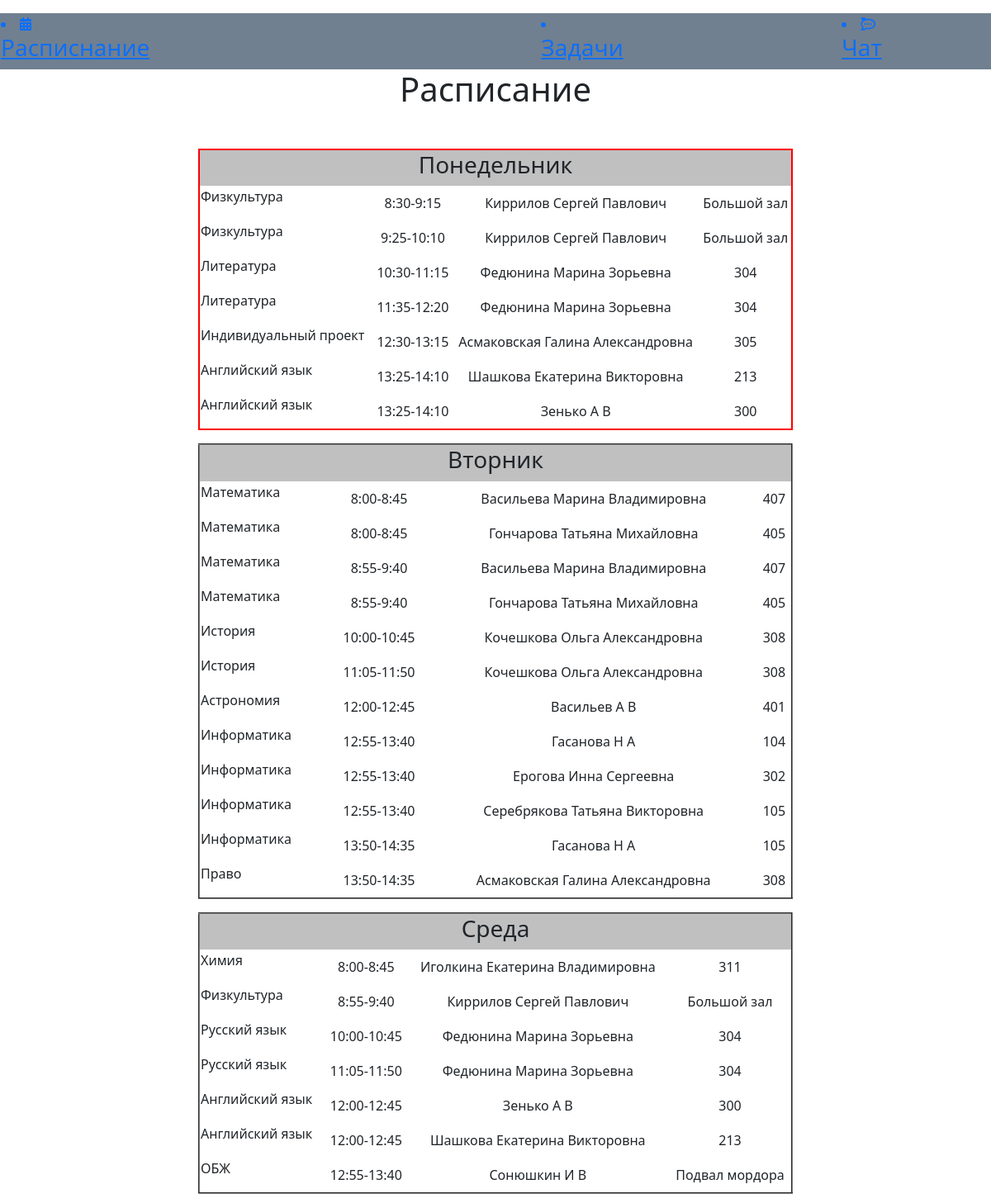
The page / (upper part) on the database its author committed.
### timetable/models.py (models this page shows, shortened)
class Timetable(models.Model):
    id = models.AutoField(primary_key=True)
    day_of_week = models.CharField(max_length=100, help_text="День недели")
    lesson_id = models.ForeignKey(Lessons, on_delete=models.CASCADE, help_text="id урока")
    start = models.TimeField(help_text="Начало урока")
    end = models.TimeField(help_text="Конец урока")
    class Meta:
        verbose_name = "Timetable"
        ordering = ["day_of_week", "start", "end"]

class Lessons(models.Model):
    id = models.AutoField(primary_key=True)
    title = models.CharField(max_length=100, help_text="Название предмета")
    room = models.TextField(max_length=100, help_text="Номер аудитории")
    teacher = models.ForeignKey(Teachers, on_delete=models.CASCADE, help_text="ФИО преподавателя")
    class Meta:
        verbose_name = "Lesson"
        ordering = ["title"]

class Teachers(models.Model):
    id = models.AutoField(primary_key=True)
    familiya = models.CharField(max_length=50, help_text="Фамилия")
    imya = models.CharField(max_length=50, help_text="Имя")
    otchestvo = models.CharField(max_length=50, help_text="Отчество")
    class Meta:
        verbose_name = "Teacher"
        ordering = ["familiya", "imya", "otchestvo"]

### timetable/views.py (the view)
# urls.py: path('', timetableviews.index, name="home"), # TODO: Перенести в профильный URLs приложения
def index(request):
    lessons = Timetable.objects.all()
    return render(request, 'timetable.html', {'lessons': lessons})

### templates/timetable.html (shortened to what this page needs)
{% extends 'layout.html' %}
{% block content %}
    <h1 align="center">Расписание</h1> <br>
    <table  class="Timetable_Monday" border="2" bordercolor="red" width=60% align="center">
        <tr bgcolor="#C0C0C0">
            <td colspan="4" align="center">
                <h3>Понедельник</h3>
            </td>
        </tr>
        <tr>
            {% for urok in lessons %}
            {% if urok.day_of_week == "1" %}
            <tr><td><p>{{ urok.lesson_id.title }}</td>
                <td align="center">{{ urok.start }}-{{ urok.end }}</td> <td align="center"> {{ urok.lesson_id.teacher.familiya }} {{ urok.lesson_id.teacher.imya }} {{ urok.lesson_id.teacher.otchestvo }}</td>
                    <td align="center">{{ urok.lesson_id.room }}</td>
            </p></tr>
            {% endif %}</tr>
            {% endfor %}
    </table>
    <table class="Timetable_Monday" border="2" width=60% align="center">
        <tr bgcolor="#C0C0C0">
            <td colspan="4" align="center">
                <h3>Вторник</h3>
            </td>
        </tr>
        <tr>
            {% for urok in lessons %}
            {% if urok.day_of_week == "2" %}
            <tr><td><p>{{ urok.lesson_id.title }}</td>
                <td align="center">{{ urok.start }}-{{ urok.end }}</td> <td align="center"> {{ urok.lesson_id.teacher.familiya }} {{ urok.lesson_id.teacher.imya }} {{ urok.lesson_id.teacher.otchestvo }}</td>
                    <td align="center">{{ urok.lesson_id.room }}</td>
            </p></tr>
            {% endif %}</tr>
            {% endfor %}
    </table>
    <table class="Timetable_Monday" border="2" width=60% align="center">
        <tr bgcolor="#C0C0C0">
            <td colspan="4" align="center">
                <h3>Среда</h3>
            </td>
        </tr>
        <tr>
            {% for urok in lessons %}
            {% if urok.day_of_week == "3" %}
            <tr><td><p>{{ urok.lesson_id.title }}</td>
                <td align="center">{{ urok.start }}-{{ urok.end }}</td> <td align="center"> {{ urok.lesson_id.teacher.familiya }} {{ urok.lesson_id.teacher.imya }} {{ urok.lesson_id.teacher.otchestvo }}</td>
                    <td align="center">{{ urok.lesson_id.room }}</td>
            </p></tr>
            {% endif %}</tr>
            {% endfor %}
    </table>
{% endblock %}

### rows shown on the page
Timetable: lesson_id "Физкультура", start "8:30", end "9:15", lesson_id.teacher.familiya "Киррилов", lesson_id.teacher.imya "Сергей", lesson_id.teacher.otchestvo "Павлович", lesson_id.room "Большой зал"
Timetable: lesson_id "Физкультура", start "9:25", end "10:10", lesson_id.teacher.familiya "Киррилов", lesson_id.teacher.imya "Сергей", lesson_id.teacher.otchestvo "Павлович", lesson_id.room "Большой зал"
Timetable: lesson_id "Литература", start "10:30", end "11:15", lesson_id.teacher.familiya "Федюнина", lesson_id.teacher.imya "Марина", lesson_id.teacher.otchestvo "Зорьевна", lesson_id.room "304"
Timetable: lesson_id "Литература", start "11:35", end "12:20", lesson_id.teacher.familiya "Федюнина", lesson_id.teacher.imya "Марина", lesson_id.teacher.otchestvo "Зорьевна", lesson_id.room "304"
Timetable: lesson_id "Индивидуальный проект", start "12:30", end "13:15", lesson_id.teacher.familiya "Асмаковская", lesson_id.teacher.imya "Галина", lesson_id.teacher.otchestvo "Александровна", lesson_id.room "305"
Timetable: lesson_id "Английский язык", start "13:25", end "14:10", lesson_id.teacher.familiya "Шашкова", lesson_id.teacher.imya "Екатерина", lesson_id.teacher.otchestvo "Викторовна", lesson_id.room "213"
Timetable: lesson_id "Английский язык", start "13:25", end "14:10", lesson_id.teacher.familiya "Зенько", lesson_id.teacher.imya "А", lesson_id.teacher.otchestvo "В", lesson_id.room "300"
Timetable: lesson_id "Математика", start "8:00", end "8:45", lesson_id.teacher.familiya "Васильева", lesson_id.teacher.imya "Марина", lesson_id.teacher.otchestvo "Владимировна", lesson_id.room "407"
Timetable: lesson_id "Математика", start "8:00", end "8:45", lesson_id.teacher.familiya "Гончарова", lesson_id.teacher.imya "Татьяна", lesson_id.teacher.otchestvo "Михайловна", lesson_id.room "405"
Timetable: lesson_id "Математика", start "8:55", end "9:40", lesson_id.teacher.familiya "Васильева", lesson_id.teacher.imya "Марина", lesson_id.teacher.otchestvo "Владимировна", lesson_id.room "407"
Timetable: lesson_id "Математика", start "8:55", end "9:40", lesson_id.teacher.familiya "Гончарова", lesson_id.teacher.imya "Татьяна", lesson_id.teacher.otchestvo "Михайловна", lesson_id.room "405"
Timetable: lesson_id "История", start "10:00", end "10:45", lesson_id.teacher.familiya "Кочешкова", lesson_id.teacher.imya "Ольга", lesson_id.teacher.otchestvo "Александровна", lesson_id.room "308"
Timetable: lesson_id "История", start "11:05", end "11:50", lesson_id.teacher.familiya "Кочешкова", lesson_id.teacher.imya "Ольга", lesson_id.teacher.otchestvo "Александровна", lesson_id.room "308"
Timetable: lesson_id "Астрономия", start "12:00", end "12:45", lesson_id.teacher.familiya "Васильев", lesson_id.teacher.imya "А", lesson_id.teacher.otchestvo "В", lesson_id.room "401"
Timetable: lesson_id "Информатика", start "12:55", end "13:40", lesson_id.teacher.familiya "Гасанова", lesson_id.teacher.imya "Н", lesson_id.teacher.otchestvo "А", lesson_id.room "104"
Timetable: lesson_id "Информатика", start "12:55", end "13:40", lesson_id.teacher.familiya "Ерогова", lesson_id.teacher.imya "Инна", lesson_id.teacher.otchestvo "Сергеевна", lesson_id.room "302"
Timetable: lesson_id "Информатика", start "12:55", end "13:40", lesson_id.teacher.familiya "Серебрякова", lesson_id.teacher.imya "Татьяна", lesson_id.teacher.otchestvo "Викторовна", lesson_id.room "105"
Timetable: lesson_id "Информатика", start "13:50", end "14:35", lesson_id.teacher.familiya "Гасанова", lesson_id.teacher.imya "Н", lesson_id.teacher.otchestvo "А", lesson_id.room "105"
Timetable: lesson_id "Право", start "13:50", end "14:35", lesson_id.teacher.familiya "Асмаковская", lesson_id.teacher.imya "Галина", lesson_id.teacher.otchestvo "Александровна", lesson_id.room "308"
Timetable: lesson_id "Химия", start "8:00", end "8:45", lesson_id.teacher.familiya "Иголкина", lesson_id.teacher.imya "Екатерина", lesson_id.teacher.otchestvo "Владимировна", lesson_id.room "311"
Timetable: lesson_id "Физкультура", start "8:55", end "9:40", lesson_id.teacher.familiya "Киррилов", lesson_id.teacher.imya "Сергей", lesson_id.teacher.otchestvo "Павлович", lesson_id.room "Большой зал"
Timetable: lesson_id "Русский язык", start "10:00", end "10:45", lesson_id.teacher.familiya "Федюнина", lesson_id.teacher.imya "Марина", lesson_id.teacher.otchestvo "Зорьевна", lesson_id.room "304"
Timetable: lesson_id "Русский язык", start "11:05", end "11:50", lesson_id.teacher.familiya "Федюнина", lesson_id.teacher.imya "Марина", lesson_id.teacher.otchestvo "Зорьевна", lesson_id.room "304"
Timetable: lesson_id "Английский язык", start "12:00", end "12:45", lesson_id.teacher.familiya "Зенько", lesson_id.teacher.imya "А", lesson_id.teacher.otchestvo "В", lesson_id.room "300"
Timetable: lesson_id "Английский язык", start "12:00", end "12:45", lesson_id.teacher.familiya "Шашкова", lesson_id.teacher.imya "Екатерина", lesson_id.teacher.otchestvo "Викторовна", lesson_id.room "213"
Timetable: lesson_id "ОБЖ", start "12:55", end "13:40", lesson_id.teacher.familiya "Сонюшкин", lesson_id.teacher.imya "И", lesson_id.teacher.otchestvo "В", lesson_id.room "Подвал мордора"
